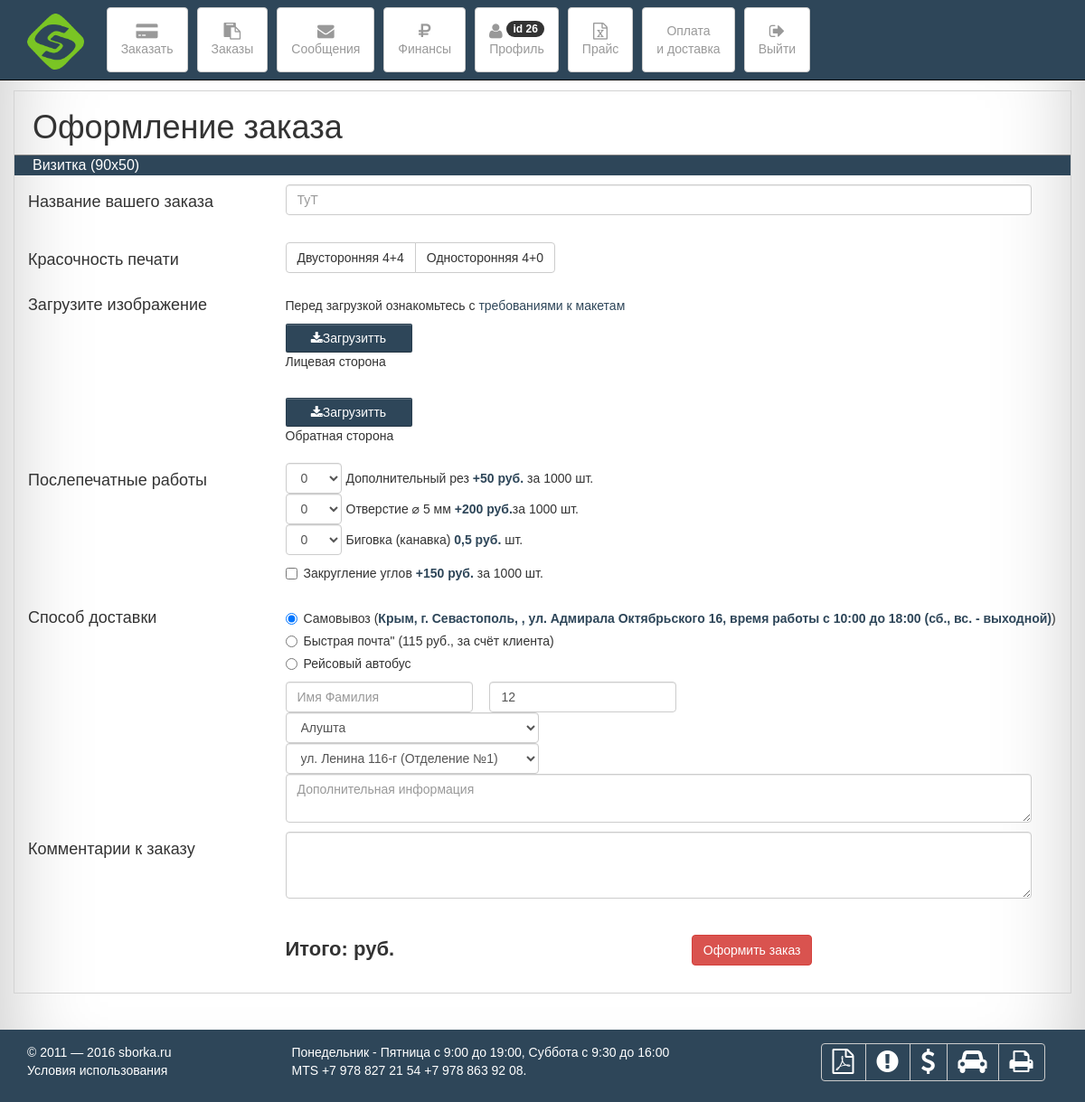
Page /pages/create_order.php?id_item=1 (signed in) on the committed database.
### tables this page shows
CREATE TABLE IF NOT EXISTS `item_type` (
  `id_item_type` int(10) NOT NULL,
  `id_item_item_type` int(10) NOT NULL,
  `id_size_type` int(10) NOT NULL,
  `id_paper_type` int(10) NOT NULL,
  `id_print_type` int(10) NOT NULL,
  `id_colorfulness_item_type` int(10) NOT NULL,
  `id_lamination_type` int(10) NOT NULL,
  `img_item_type` text,
  `name_item_type` varchar(128) NOT NULL,
  `side_item_type` enum('oneside','twoside') NOT NULL,
  `rounding` int(1) NOT NULL
);

CREATE TABLE IF NOT EXISTS `client` (
  `id_client` int(10) NOT NULL,
  `id_chat` int(10) NOT NULL,
  `city_client` varchar(30) DEFAULT NULL,
  `main_phone_number_client` int(15) DEFAULT NULL,
  `adress_client` varchar(50) DEFAULT NULL,
  `organization_client` varchar(50) DEFAULT NULL,
  `post_client` varchar(20) DEFAULT NULL,
  `site_client` varchar(50) DEFAULT NULL,
  `numberIP_client` int(15) DEFAULT NULL,
  `notice_cliene` enum('yes','no') DEFAULT 'no',
  `score_client` float NOT NULL DEFAULT '0'
);

### lib/functions.php (called while the page is built, shortened)
<?php
$mysqli = false;
function resultSetToArray($result_set){
    $array = array();
    while (($row = $result_set->fetch_assoc()) != false)
      $array[]=$row;
    return $array;
  }
function checkUser($nick_name,$password){
    global $mysqli;
    $result_set=$mysqli->query("SELECT COUNT(*) AS count FROM `user` WHERE (`email_user`='$nick_name' OR `login`='$nick_name') AND `password_user`='$password'");
    if($result_set->fetch_object()->count > 0) return true;
    else return false;
  }
function getArrayClient($id){
  global $mysqli;
  $result_set = $mysqli -> query("SELECT * FROM `client` WHERE `id_client` = '$id'");
  return $result_set -> fetch_assoc();
}
function selectCreasing($id_item){
  global $mysqli;
  $result = $mysqli -> query("SELECT `name_creasing` FROM `array_creasing`
    INNER JOIN
    `creasing`
    ON
    `creasing`.`id_creasing` = `array_creasing`.`id_creasing_array_creasing`
    WHERE `id_item_type_array_creasing`='$id_item'");
    if($result == NULL){
      return false;
    }else{
      return resultSetToArray($result);
    }
}
function selectDop_Rez($id_item){
  global $mysqli;
  $result = $mysqli -> query("SELECT `name_dop_rez` FROM `array_dop_rez`
    INNER JOIN
    `dop_rez`
    ON
    `dop_rez`.`id_dop_rez` = `array_dop_rez`.`id_dop_rez_array_dop_rez`
    WHERE `id_item_type_array_dop_rez`='$id_item'");
    if($result == NULL){
      return false;
    }else{
      return resultSetToArray($result);
    }
}
function selectHole($id_item){
  global $mysqli;
  $result = $mysqli -> query("SELECT `name_hole` FROM `array_hole`
    INNER JOIN
    `hole`
    ON
    `hole`.`id_hole` = `array_hole`.`id_hole_array_hole`
    WHERE `id_item_type_array_hole`='$id_item'");
    if($result == NULL){
      return false;
    }else{
      return resultSetToArray($result);
    }
}
function selectInformationForItem($id_item){
  global $mysqli;
  $result = $mysqli -> query("SELECT `name_item_type`, `rounding`, `side_item_type` FROM `item_type` WHERE `id_item_type`='$id_item'");
  return $result -> fetch_assoc();
}
?>

### pages/start.php (called while the page is built, shortened)
<?php
	require_once "../lib/functions.php";
	if(checkUser($_SESSION["login"],$_SESSION["password"])==false){
		header("Location: /");
		exit;
	}
?>

### pages/create_order.php (the view, shortened to what this page needs)
<?php
  require_once "start.php";
  require_once "blocks/mainmenu.php";
  echo "<br><br><br><br><br>";
  $id_item = $_GET['id_item'];
  $circulation = $_GET['circulation'];
  $creasing = selectCreasing($id_item);
  $dop_rez = selectDop_Rez($id_item);
  $folding = selectFolding($id_item);
  $hole = selectHole($id_item);
  $numbering = selectNumbering($id_item);
  $perforation = selectPerforation($id_item);
  $rounding = selectInformationForItem($id_item);
?>
<div class="container">
  <div class="row imghelpmaterial">
    <div style="padding-left: 20px; border-bottom: 1px solid gray;">
      <h1>Оформление заказа</h1>
    </div>
      <div style="background-color: #2e4659;"><p style="font-size:16px; color: white; padding-left: 20px;"><?php echo $rounding['name_item_type']; ?></p></div>
        <form class="form" enctype="multipart/form-data" method="post" action="blocks/registration_order.php">
        <div class="row pt">
        <div class="col-lg-3 ">
          <h4 class="ht">Название вашего заказа</h4>
        </div>
        <div class="col-lg-9 ">
          <input type="text" name="name_order" class="form-control" placeholder="ТуТ" style="max-width: 95%;">
          <br>
        </div>
        </div>
        <div class="row pt">
        <?php
        if($rounding['side_item_type'] == 'twoside'){
            echo "
            <div class='col-lg-3'>
              <h4 class='ht'>Красочность печати</h4>
            </div>
            <div  class='col-lg-9'>
              <div class='btn-group' data-toggle='buttons'>
                <label class='btn btn-default'>
                  <input type='radio' name='options_color' id='option1' value='2' onchange='modifieColor(this.value)'> Двусторонняя 4+4
                </label>
                <label class='btn btn-default'>
                  <input type='radio' name='options_color' id='option3' value='1' onchange='modifieColor(this.value)'> Односторонняя 4+0
                </label>
              </div>
              <br>
            </div>";
        }
        ?>
        </div>
        <div class='row'>
          <div class='col-lg-3'>
            <h4 class='ht'>Загрузите изображение</h4>
          </div>
          <div class='col-lg-9'>
              <p style='padding-top: 10px;'>Перед загрузкой ознакомьтесь с <a data-toggle='modal' data-target='#modal-1'>требованиями к макетам</a></p>
              <div class="file_upload">
                <button type="button"><i class='fa fa-download'></i>Загрузитть</button>
              </div>
              <p>Лицевая сторона</p>
              <br/>
              <div id="reverseside">
              <?php
              if($rounding['side_item_type'] == 'twoside'){
                echo "<div class='file_upload2'>
                        <button type='button'><i class='fa fa-download'></i>Загрузитть</button>
                        <div>Файл не выбран</div>
                        <input type='file' name='file_revers'>
                      </div>
                      <p>Обратная сторона</p>";
              }
              ?>
            </div>
          </div>
        </div>
        <div class="row pt">
          <?php
          if(count($creasing) != 0 || count($dop_rez) != 0 || count($folding) != 0 || count($hole) != 0 || count($numbering) != 0 || count($perforation) != 0 || $rounding['rounding'] != 0 ){
              echo "<div class='col-lg-3'>
                      <h4 class='ht'>Послепечатные работы</h4>
                    </div>";
          }
          ?>
          <div class="col-lg-9">
            <table cellspacing>
              <?php
                if(count($dop_rez) > 0){
                  echo "<tr>
                          <td>
                            <select class='form-control' name='select_dop_rez' onchange='modifie(this.value, 1)'>";
                for($i = 0; $i < count($dop_rez); $i++){
                  echo "<option value=".$dop_rez[$i]['name_dop_rez'].">".$dop_rez[$i]['name_dop_rez']."</option>";
                }
                echo "</select>
                          </td>
                          <td valign='middle' >
                          <span style='padding-left:5px;'>  Дополнительный рез <span class='dashed'><b>+50 руб. </b></span>за 1000 шт. </span>
                          </td>
                        </tr>";
              }
                if(count($hole) > 0){
                  echo "<tr>
                          <td>
                            <select class='form-control' name='select_hole' onchange='modifie(this.value, 4)'>";
                for($i = 0; $i < count($hole); $i++){
                  echo "<option value=".$hole[$i]['name_hole'].">".$hole[$i]['name_hole']."</option>";
                }
                echo "</select>
                          </td>
                          <td valign='middle' >
                          <span style='padding-left:5px;'> Отверстие ⌀ 5 мм  <span class='dashed'><b>+200 руб.</b></span>за 1000 шт.  </span>
                          </td>
                        </tr>";
              }
                if(count($creasing) > 0){
                  echo "<tr>
                          <td>
                            <select class='form-control' name='select_creasing' onchange='modifie(this.value, 5)'>";
                for($i = 0; $i < count($creasing); $i++){
                  echo "<option value=".$creasing[$i]['name_creasing'].">".$creasing[$i]['name_creasing']."</option>";
                }
                echo "</select>
                          </td>
                          <td valign='middle' >
                          <span style='padding-left:5px;'> Биговка (канавка) <span class='dashed'><b>0,5 руб.</b></span> шт.   </span>
                          </td>
                        </tr>";
              }
                if($rounding['rounding'] == 1){
                  echo "<tr>
                          <td colspan='2'>
                            <div class='checkbox'>
                              <label>
                                <input type='checkbox' name='checkbox_rounding' onchange='modifie(this.value, 6)'>  Закругление углов <span class='dashed'><b>+150 руб.</b></span> за 1000 шт.
                              </label>
                            </div>
                          </td>
                        </tr>";
                }
              ?>
            </table>
          </div>
        </div>
        <div class="row pt">
          <div class="col-lg-3 ">
            <h4 class="ht">Способ доставки</h4>
          </div>
          <div class="col-lg-9">
            <div class="radio">
              <label>
                <input type="radio" name="type_shipping" id="optionsRadios1" value="0" checked="true">
                Самовывоз (<span class="dashed"><b>Крым, г. Севастополь, , ул. Адмирала Октябрьского 16, время работы с 10:00 до 18:00 (сб., вс. - выходной)</b></span>)
              </label>
            </div>
            <div class="radio">
              <label>
                <input type="radio" name="type_shipping" id="optionsRadios2" value="1">
                Быстрая почта" (115 руб., за счёт клиента)
              </label>
            </div>
            <div class="radio">
              <label>
                <input type="radio" name="type_shipping" id="optionsRadios4" value="2">
                Рейсовый автобус
              </label>
            </div>
            <?php $user = getArrayClient($_SESSION['id']) ?>
            <div id="deliveryForm" class="col-1-1 18">
              <div id="deliveryForm_2">
                <div class="form-inline">
                  <input type="text" class="form-control" name="delivery[userName]" placeholder="Имя Фамилия" value="<?php echo $_SESSION["name_user"];?>" >
                  <input type="text" class="form-control ht" name="delivery[phone]" placeholder="Телефон" value="<?php echo $user['main_phone_number_client'];?>">
                </div>
                <div class="col-1-3 14 pr-s">
                  <select class="form-control" style="max-width: 280px;" name="city_shipping" >
                    <option value="Алушта">Алушта</option>
                  </select>
                </div>
                <div class="col-2-3 14">
                  <select class="form-control" style="max-width: 280px;" name="steet_shipping">
                    <option value="ул. Ленина 116-г (Отделение №1)">ул. Ленина 116-г (Отделение №1)</option>
                  </select>
                </div>
                <div class="col-1-1 14">
                    <textarea class="form-control" style="max-width: 95%;" placeholder="Дополнительная информация" name="dop_information"></textarea>
                </div>
              </div>
            </div>
          </div>
        </div>
        <div class="row pt" style="margin-bottom: 40px;">
          <div class="col-lg-3 ">
            <h4 class="ht">Комментарии к заказу</h4>
          </div>
          <div class="col-lg-9 ">
            <textarea class="form-control" rows="3" style="max-width: 95%;" name="comments"></textarea>
          </div>
        </div>
        <div class="row pt" style="padding-bottom: 20px;">
          <div class="col-lg-3 ">
          </div>
          <div class="col-lg-9 ">
            <?php $cost = selectCostItem($id_item,$circulation); ?>
            <div class="row">
              <div class="col-md-6 ">
                <span style="font-size: 22px;"><b>Итого:<span id="cost"> <?php echo $cost['value_cost']; ?></span> руб.</b></span>
              </div>
              <div class="col-md-6">
                <button class="btn btn-danger" data-action="createOrder">Оформить заказ</button>
              </div>
            </div>
          </div>
        </div>
        </form>
      </div>
    </div>
<?php
  echo "<br><br>";
  require_once "blocks/footer.php";
  ?>

### css/style.css (style rules this page uses)
* { font-family: Tahoma, Geneva, sans-serif; }
html { height: 100%; //позволит растянуть сайт на 100% высоты }
body { width: 100%; min-height: 100%; -webkit-box-shadow: inset 0 0 100px rgba(0,0,0,.25); box-shadow: inset 0 0 100px rgba(0,0,0,.25); }
.dashed { color:#2e4659; }
.ht { margin-left: 15px; }
.imghelpmaterial { border: 1px solid lightgray; }
.pt { margin: 10px 10px 10px 10px; }

### pages/create_order.php (style rules this page uses)
.file_upload, .file_upload2 { position: relative; overflow: hidden; */ height: 2em; line-height: 2em }
.file_upload > button, .file_upload2 > button { width: 8em; height: 100% }
.file_upload > button, .file_upload2 > button { background: #2e4659; transition: background 0.2s; border: 1px solid rgba(0,0,0,0.1); border-color: rgba(0,0,0,0.1) rgba(0,0,0,0.1) rgba(0,0,0,0.25); border-radius: 2px; box-shadow: 0 1px 0 rgba(255, 255, 255, 0.2) inset, 0 1px 2px rgba(0, 0, 0, 0.05); color: #fff; text-shadow: #2e4659 0 -1px 0; overflow: hidden; white-space: nowrap; text-overflow: ellipsis; width: 10em; }

### rows in the picture
item_type: name_item_type "Визитка (90x50)"
client: main_phone_number_client "12"

### other values in the picture
$_SESSION['id'] "26"
form field select_dop_rez "0"
form field select_hole "0"
form field select_creasing "0"
